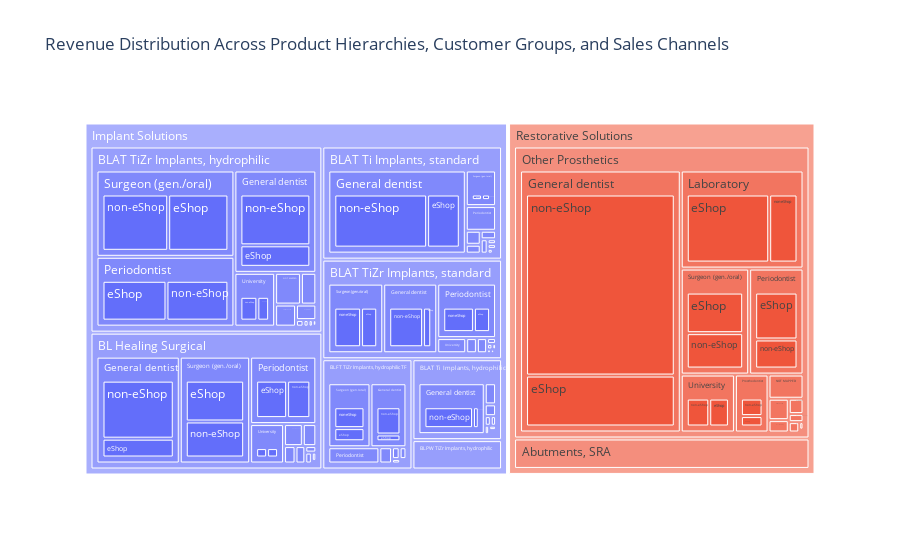

Write notebook code for a chart like this one.
### Code cell
import pandas as pd

# Assuming combined_df is already defined and contains the relevant data
# Calculate total 'order_material_net_value' for each combination of PRH1 and PRH4
product_hierarchy_totals = combined_df.groupby(['PRH1', 'PRH4'])['order_material_net_value'].sum().reset_index()

# Select the top product hierarchies based on total revenue
top_product_hierarchies = product_hierarchy_totals.sort_values(by='order_material_net_value', ascending=False).head(10)

# Merge with customer group and sales channel data
top_product_details = pd.merge(top_product_hierarchies, combined_df, on=['PRH1', 'PRH4'])

# Check the columns of the merged DataFrame
print(top_product_details.columns)

# Calculate the contribution of customer groups and sales channels to these top product hierarchies
group_channel_contribution = top_product_details.groupby(['PRH1', 'PRH4', 'customer_group', 'sales_channel'])['order_material_net_value_x'].sum().reset_index()

# Create a treemap to display the revenue distribution
fig = px.treemap(group_channel_contribution, path=['PRH1', 'PRH4', 'customer_group', 'sales_channel'], values='order_material_net_value_x',
                 title='Revenue Distribution Across Product Hierarchies, Customer Groups, and Sales Channels',
                 labels={'order_material_net_value_x': 'Total Order Material Net Value'})

# Customize hover data
fig.update_traces(hovertemplate='<b>%{label}</b><br>Revenue: $%{value}<extra></extra>')

fig.show()

### Figure 1 — Plotly figure (JSON) as saved in the notebook; plotly's stock layout.template omitted (floating-point values rounded to 4 significant figures; data arrays with more than 128 entries replaced by an {"elided": "..."} marker saying what was removed)
{"data": [{"branchvalues": "total", "domain": {"x": [0, 1], "y": [0, 1]}, "hovertemplate": "<b>%{label}</b><br>Revenue: $%{value}<extra></extra>", "ids": {"elided": "410 str values"}, "labels": {"elided": "410 str values"}, "name": "", "parents": {"elided": "410 str values"}, "type": "treemap", "values": {"elided": "410 float values"}}], "layout": {"legend": {"tracegroupgap": 0}, "title": {"text": "Revenue Distribution Across Product Hierarchies, Customer Groups, and Sales Channels"}}}
